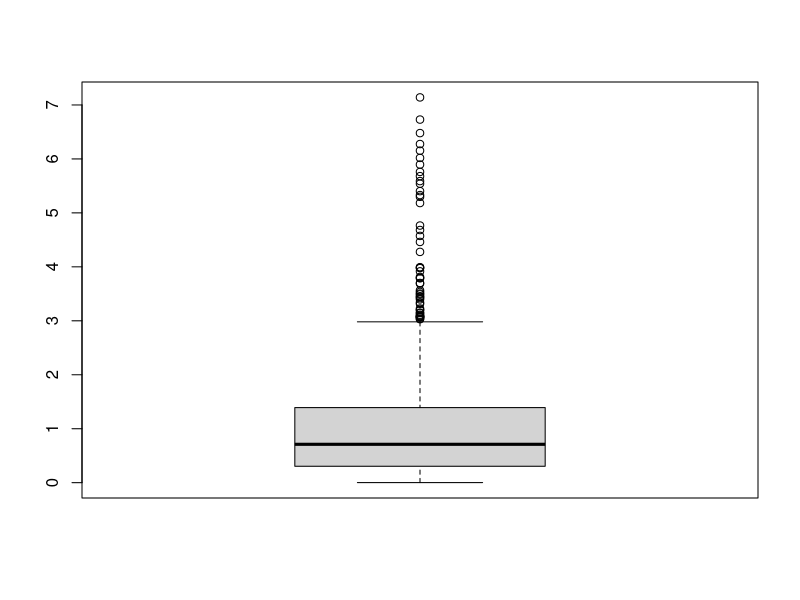
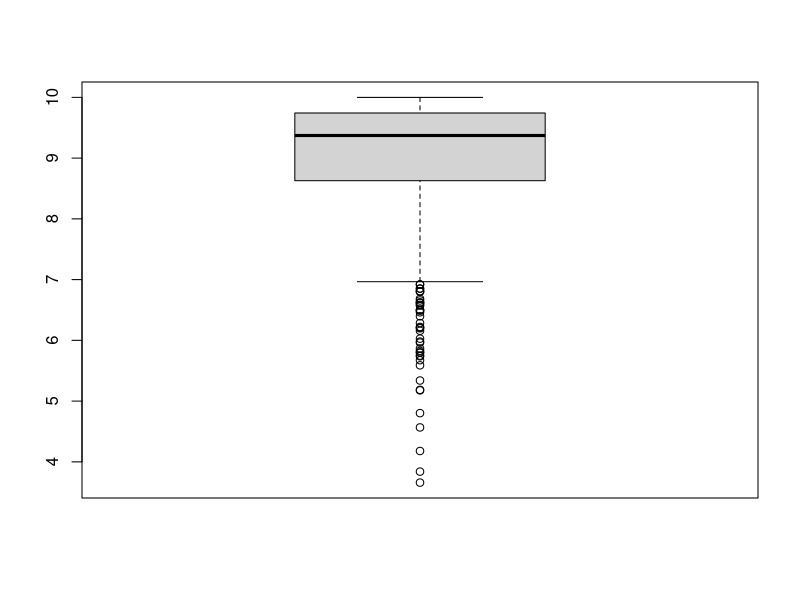
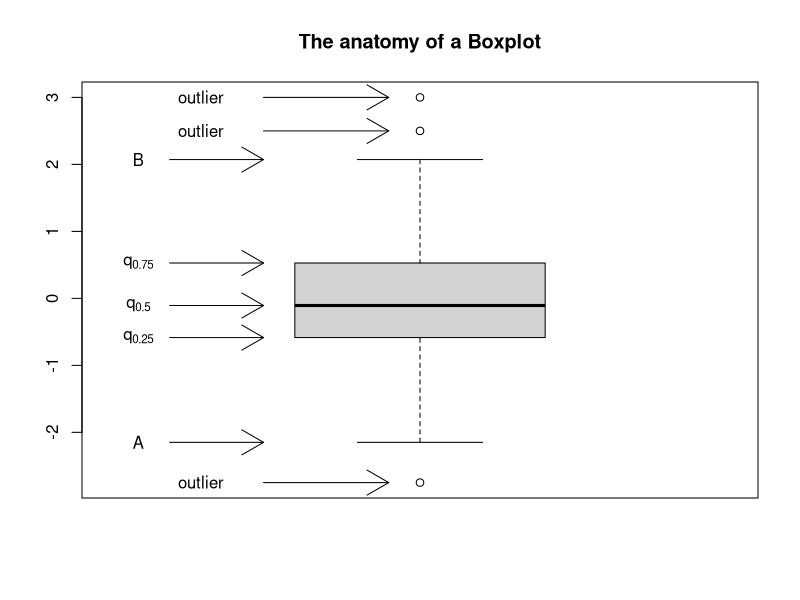

The R script that drew these images, in order:
###################################################
### chunk number 1: 
###################################################
options(width=40)


###################################################
### chunk number 2: 
###################################################
boxplot(rexp(1000))
boxplot(10 - rexp(1000))


###################################################
### chunk number 3: 
###################################################
set.seed(12)
ab <- boxplot(c(rnorm(100), -2.75, 2.5, 3.0), main = "The anatomy of a Boxplot")
arrows(x0 = .75, y0 = ab$out,
       x1 = .95, y1 = ab$out)
text(x = .65, y = ab$out, labels = rep('outlier', length(ab$out)))
arrows(x0 = .6, ab$stats,
       x1 = .75, ab$stats)
text(x = .55, y = ab$stats[1,], labels = "A")
text(x = .55, y = ab$stats[5,], labels = "B")
# quantiles
text(x = .55, y = ab$stats[2,], labels = expression(q[.25]))
text(x = .55, y = ab$stats[3,], labels = expression(q[.5]))
text(x = .55, y = ab$stats[4,], labels = expression(q[.75]))


